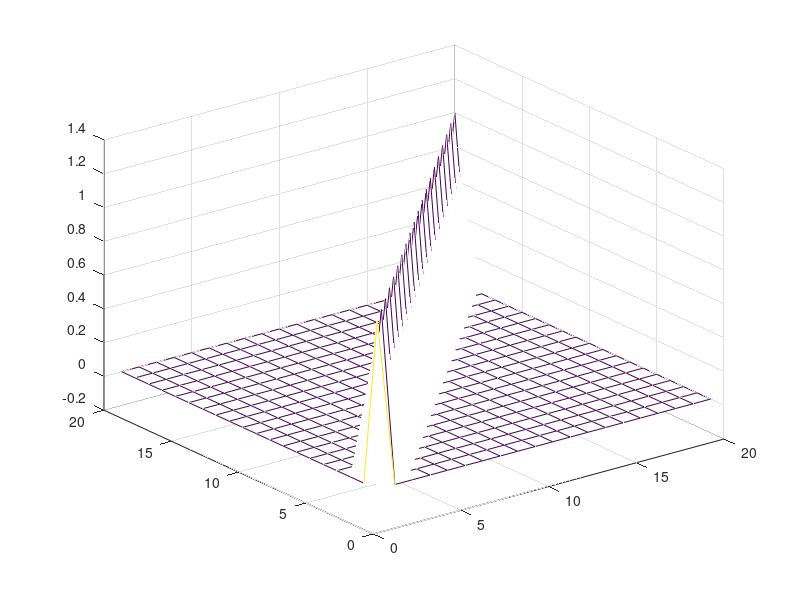
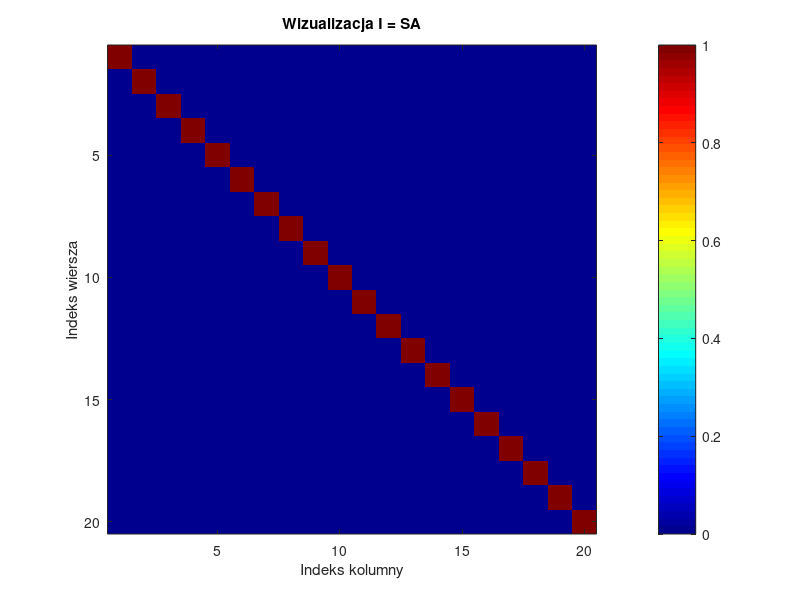

Here is the MATLAB script that generated these plots, in order:
clear all; close all;
%poczatek to powtorka z rozrywki, tle ze tu uzywam macierzy s ktora jest
%transponowana macierza A, czyli ma zamienione komulny z wierszami.
%uzywam wizualizacji kolorami, ale w kodzie mam tez wartosci (-0 to bardzo bliska 0 wartosc, ale ponizej)
N = 20;
A = zeros(N, N);

for k = 0:N-1
    for n = 0:N-1
        if k == 0
            sk = 1 / sqrt(N);
        else
            sk = sqrt(2 / N);
        end
        A(k+1, n+1) = sk * cos(pi * k / N * (n + 0.5));
    end
end

S = A'; % Transpozycja macierzy A

% Sprawdzenie, czy SA == I (macierz identycznościowa)
I = S * A;
%disp('Macierz SA:');
%disp(I);
mesh(I);
figure;
imagesc(I);
title('Wizualizacja I = SA');
colorbar; colormap('jet'); axis square;

xlabel('Indeks kolumny'); ylabel('Indeks wiersza');

%macierz identycznosciowa to eye (jedynki na przekatnej)
if all(all(abs(I - eye(N)) < 1e-10))
    disp('Macierz I = SA jest bardzo bliska macierzy identycznościowej.');
else
    disp('Macierz I = SA nie jest bliska macierzy identycznościowej.');
end

%gen. sygn.
x = randn(N, 1);

%Analiza
X = A * x;

%Rekonstrukcja
xs = S * X; %jestesmy w stanie odtworzyc sygnal na podstawie uzycia macierzy odwrotniej, co ma sens, bo to jakbysmy dzielili

%i tu wlasnie jest ta rekonstrukcja, no i jak roznica miedzy macierzami
%jest mniejsza niz blad to jest ok
if all(abs(xs - x) < 1e-10)
    disp('Transformacja posiada właściwość perfekcyjnej rekonstrukcji.');
else
    disp('Transformacja nie posiada właściwości perfekcyjnej rekonstrukcji.');
end
